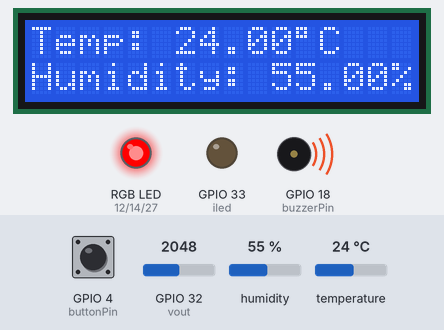
A program run on a simulated ESP32. On the bench: 16×2 character LCD, an RGB LED mixed from three pins (HIGH = lit), output pins drawn as LEDs (lit = HIGH), buzzer (waves = sounding, pin HIGH). Inputs (shaded band) come from the test bench; at power-on: GPIO 4 (buttonPin) HIGH, GPIO 32 (vout) = 2048, humidity 55 %, temperature 24 °C. What the program prints to the serial monitor is not drawn.

Above: at 1.7 s.
1.8 s: GPIO 4 (buttonPin) pulled LOW for 1.3 s
At 2.9 s:
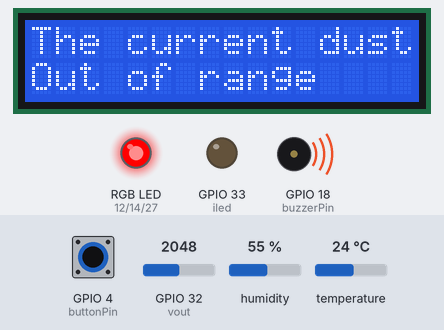
7.3 s: GPIO 32 (vout) set to 2866
11.5 s: GPIO 32 (vout) set to 3603
At 15.6 s:
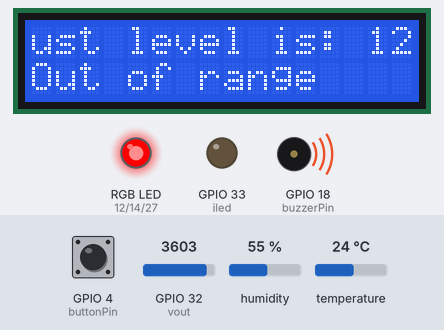
15.7 s: GPIO 32 (vout) set to 1228
At 16.8 s:
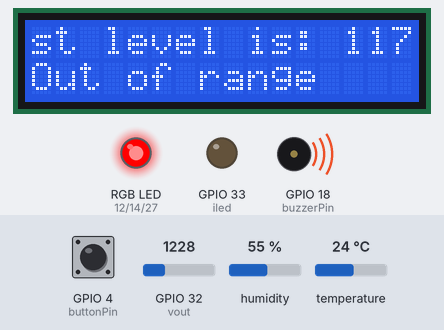
19.9 s: GPIO 32 (vout) set to 4095
At 21.1 s:
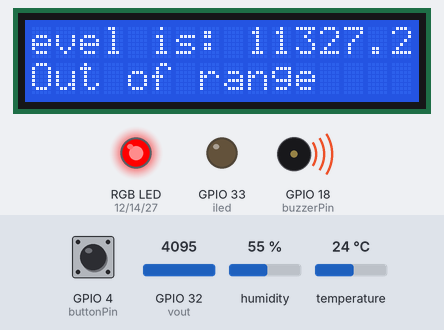
24.1 s: GPIO 32 (vout) set to 491
At 25.3 s:
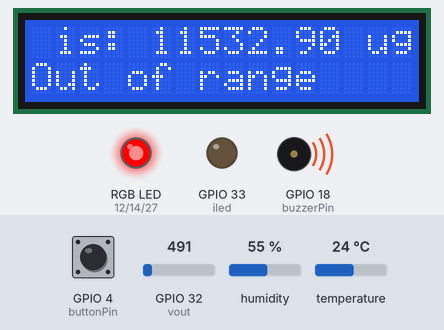
Timing chart, 0 to 27.1 s (numbered marks = the images above; inputs shaded):
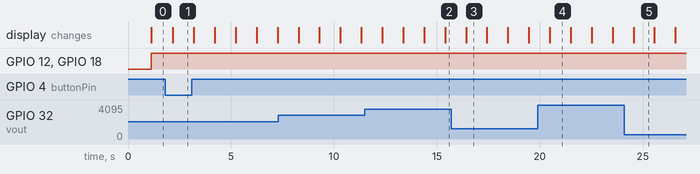

The program:

main.cpp
```cpp
#include <Arduino.h>
#include <Adafruit_Sensor.h>
#include <DHT.h>
#include <DHT_U.h>
#include <LiquidCrystal_I2C.h>
#include <SPI.h>
#include <Wire.h>
#include <WiFi.h>
#include <HTTPClient.h>
#include <vector>
#include "Measure.h"

#define DHTPIN 13 // Digital pin connected to the DHT sensor
#define buttonPin 4
#define buzzerPin 18
#define DHTTYPE DHT11       // DHT 11
#define COV_RATIO 0.1       // ug/mmm / mv
#define NO_DUST_VOLTAGE 200 // mv
#define SYS_VOLTAGE 3300

const int redPin = 12;   // Pin connected to the red diode
const int greenPin = 14; // Pin connected to the green diode
const int bluePin = 27;  // Pin connected to the blue diode

const char *ssid = "Kamil";
const char *password = "rijp1020";
const char *serverURL = "https://weathermeasure.azurewebsites.net/api/measurment";
String postPayload = "{\"DeviceName\":\"ESP32\",";
String payloadTemplate = "{\"DeviceName\":\"ESP32\",";

HTTPClient http;
TaskHandle_t AverageTask;
TaskHandle_t SendTask;

using MeasurePtr = std::shared_ptr<Measure>;
std::vector<MeasurePtr> vector;
MeasurePtr averageMeasure;

unsigned long lastTime = 0;
unsigned long timerDelay = 60000;

DHT_Unified dht(DHTPIN, DHTTYPE);

uint32_t delayMS = 500;
LiquidCrystal_I2C lcd(0x3F, 16, 2);

/*Flags*/
bool isUpperPrinted = 0;
bool isLowerPrinted = false;
bool isDustOnTop = false;
bool isTempCleared = 0;
bool isDustCleared = 0;
bool isSending = 0;
int currentQuality = -1;
float prevTemp = 0.0;
float prevHum = 0.0;

const int iled = 33; // drive the led of sensor
const int vout = 32; // analog input

unsigned long lastDebounceTime = 0;
const unsigned long debounceDelay = 50;

float density, voltage;
int adcvalue;

//===========================================================================================

/*Function responsible for buzzer*/
void Buzzer(const float &value)
{
  if (value > 500)
  {
    digitalWrite(buzzerPin, HIGH);
  }
  else
    digitalWrite(buzzerPin, LOW);
}

/*Sets color on dide RGB*/
void RGB(const float &value)
{
  int red, blue, green;
  if (value > 500)
  {
    red = 255;
    blue = 0;
    green = 0;
  }
  else
  {
    red = map(value, 0, 500, 100, 255);
    green = map(value, 0, 500, 200, 0);
    blue = 0;
  }

  analogWrite(redPin, red);
  analogWrite(greenPin, green);
  analogWrite(bluePin, blue);
}

/*The text scrolling function on the LCD display*/
void scrollText(const String &text)
{
  static byte position = 0;
  String scrolledText = text.substring(position) + text.substring(0, position);
  position++;
  if (scrolledText.length() > 16)
    scrolledText = scrolledText.substring(0, 16);

  if (position >= text.length())
  {
    position = 0;
  }

  lcd.setCursor(0, 0);
  lcd.print(scrolledText);

  lcd.display();
}

/*Dust value printing function*/
void printDust(const String &text)
{
  static unsigned long previousMillis = 0;
  unsigned long currentMillis = millis();
  unsigned long interval = 750; // Time interval between scrolling

  if (currentMillis - previousMillis >= interval)
  {
    previousMillis = currentMillis;
    scrollText(text);
  }
}

/*Printing air quality*/
void printInterval(const String interval)
{
  lcd.setCursor(0, 1);
  lcd.print("                ");
  lcd.setCursor(0, 1);
  lcd.print(interval);
  lcd.display();
  Serial.println(interval);
}

/*Setting air quality*/
void setDustInterval(const float &val)
{
  if (val >= 0 && val < 36)
  {
    if (currentQuality != 0)
    {
      printInterval("Excellent air");
      currentQuality = 0;
    }
  }
  else if (val > 35 && val < 76)
  {
    if (currentQuality != 1)
    {
      printInterval("Good air");
      currentQuality = 1;
    }
  }
  else if (val > 75 && val < 116)
  {
    if (currentQuality != 2)
    {
      printInterval("Average air");
      currentQuality = 2;
    }
  }
  else if (val > 115 && val < 151)
  {
    if (currentQuality != 3)
    {
      printInterval("Light pollution");
      currentQuality = 3;
    }
  }
  else if (val > 150 && val < 251)
  {
    if (currentQuality != 3)
    {
      printInterval("Mid pollution");
      currentQuality = 3;
    }
  }
  else if (val > 250 && val < 501)
  {
    if (currentQuality != 4)
    {
      printInterval("Heavy pollution");
      currentQuality = 4;
    }
  }
  else
  {
    if (currentQuality != 5)
    {
      printInterval("Out of range");
      currentQuality = 5;
    }
  }
}

/*Filtering dust sensor readings*/
int Filter(int m)
{
  static int flag_first = 0, _buff[12], sum;
  const int _buff_max = 12;
  int i;

  if (flag_first == 0)
  {
    flag_first = 1;
    for (i = 0, sum = 0; i < _buff_max; i++)
    {
      _buff[i] = m;
      sum += _buff[i];
    }
    return m;
  }
  else
  {
    sum -= _buff[0];
    for (i = 0; i < (_buff_max - 1); i++)
    {
      _buff[i] = _buff[i + 1];
    }
    _buff[11] = m;
    sum += _buff[11];

    i = sum / 10.0;
    return i;
  }
}

/*Reading dust value from sensor*/
float dustSensor()
{
  digitalWrite(iled, HIGH);
  delayMicroseconds(280);
  adcvalue = analogRead(vout);
  digitalWrite(iled, LOW);

  adcvalue = Filter(adcvalue);

  voltage = (SYS_VOLTAGE / 1024.0) * adcvalue * 11;

  if (voltage >= NO_DUST_VOLTAGE)
  {
    voltage -= NO_DUST_VOLTAGE;

    density = voltage * COV_RATIO;
  }
  else
    density = 26.8;

  return density;
}

/*Function called when dust value is printed on display*/
void DustOnTop(float &dust)
{
  float dustValue = dustSensor();

  String textToPrint = "The current dust level is: " + String(dustValue, 2) + " ug/m3 ";

  setDustInterval(dustValue);
  RGB(dustValue);
  Buzzer(dustValue);
  printDust(textToPrint);
  dust = dustValue;
}

/*Function called when dust value is not printed on display*/
void DustOnBottom(float &dust)
{
  float dustValue = dustSensor();
  RGB(dustValue);
  Buzzer(dustValue);
  dust = dustValue;
}

/*Clearing display and setting flags*/
void clearDust()
{
  lcd.clear();
  currentQuality = -1;
  isTempCleared = 0;
  isDustCleared = 1;
}

//===========================================================================================

/*Function called when temperature value is printed on display*/
void TempOnTop(float &temp, float &hum)
{
  sensors_event_t event;
  dht.temperature().getEvent(&event);
  if (isnan(event.temperature) && !isUpperPrinted)
  {
    lcd.setCursor(0, 0);
    lcd.print(F("                "));
    lcd.setCursor(0, 0);
    lcd.print(F("Error temp"));
    lcd.display();
    isUpperPrinted = 1;
  }
  else if (prevTemp != event.temperature)
  {
    prevTemp = event.temperature;
    lcd.setCursor(0, 0);
    lcd.print(F("                "));
    lcd.setCursor(0, 0);
    lcd.print(F("Temp: "));
    lcd.print(prevTemp);
    lcd.print(F("\xDF"));
    lcd.print(F("C"));
    lcd.display();
    temp = prevTemp;
  }

  dht.humidity().getEvent(&event);
  if (isnan(event.relative_humidity) && !isLowerPrinted)
  {
    lcd.setCursor(0, 1);
    lcd.print(F("                "));
    lcd.setCursor(0, 1);
    lcd.print(F("Error humidity"));
    lcd.display();
    isLowerPrinted = 1;
  }
  else if (prevHum != event.relative_humidity)
  {
    prevHum = event.relative_humidity;
    lcd.setCursor(0, 1);
    lcd.print(F("                "));
    lcd.setCursor(0, 1);
    lcd.print(F("Humidity: "));
    lcd.print(prevHum);
    lcd.print(F("%"));
    lcd.display();
    hum = prevHum;
  }
}

/*Clearing display and setting flags*/
void clearTemp()
{
  lcd.clear();
  prevHum = 0.0f;
  prevTemp = 0.0f;
  isTempCleared = 1;
  isDustCleared = 0;
}

//===========================================================================================

/*Interruption function*/
void buttonInterrupt()
{
  unsigned long currentMillis = millis();
  if (currentMillis - lastDebounceTime > debounceDelay)
  {
    lastDebounceTime = currentMillis;
    isDustOnTop = !isDustOnTop;
  }
}

void connectToWifi()
{

  WiFi.mode(WIFI_STA); // Optional
  WiFi.begin(ssid, password);
  Serial.println("\nConnecting");

  while (WiFi.status() != WL_CONNECTED)
  {
    Serial.print(".");
    delay(100);
  }

  Serial.println("\nConnected to the WiFi network");
  Serial.print("Local ESP32 IP: ");
  Serial.println(WiFi.localIP());
}

void getAverageMeasure(std::vector<MeasurePtr> vector)
{
  if (vector.empty())
  {
    averageMeasure = std::make_shared<Measure>(0.0f, 0.0f, 0.0f);
  }
  float tmpTemp = 0.0f;
  float tmpHumi = 0.0f;
  float tmpDust = 0.0f;
  int i = 0;

  for (auto measure : vector)
  {
    tmpTemp += measure.get()->Temperature;
    tmpHumi += measure.get()->Humidity;
    tmpDust += measure.get()->Dust;
    i++;
  }
  averageMeasure = std::make_shared<Measure>(tmpTemp / i, tmpHumi / i, tmpDust / i);
  Serial.println(tmpDust / i);
  vector.clear();
}

void sendMeasureToDatabase(void *pvParameters)
{
  std::vector<MeasurePtr> *vectorPtr = static_cast<std::vector<MeasurePtr> *>(pvParameters);
  std::vector<MeasurePtr> &vector = *vectorPtr;
  connectToWifi();
  getAverageMeasure(vector);

  postPayload = postPayload + "\"Temperature\":" + averageMeasure.get()->Temperature + ", \"Humidity\" :" + averageMeasure.get()->Humidity + ",\"dustValue\":" + averageMeasure.get()->Dust + "}";

  http.begin(serverURL);
  http.addHeader("Content-Type", "application/json");

  int httpResponseCode = http.POST(postPayload);
  Serial.println(postPayload);

  if (httpResponseCode > 0)
  {
    Serial.println(httpResponseCode);
    String payload = http.getString();
  }
  else
  {
    Serial.println(httpResponseCode);
  }

  http.end();
  lastTime = millis();
  postPayload = payloadTemplate;
  isSending = 0;
  WiFi.disconnect();
  vTaskDelete(NULL);
}

void setup()
{
  Serial.begin(9600);
  dht.begin();
  lcd.init();
  lcd.backlight();
  Wire.begin();
  lcd.clear();
  attachInterrupt(digitalPinToInterrupt(buttonPin), buttonInterrupt, FALLING);

  pinMode(buttonPin, INPUT_PULLUP);
  pinMode(iled, OUTPUT);
  digitalWrite(iled, LOW);
  pinMode(vout, INPUT);

  pinMode(redPin, OUTPUT);
  pinMode(greenPin, OUTPUT);
  pinMode(bluePin, OUTPUT);
  pinMode(buzzerPin, OUTPUT);
}

void loop()
{
  delay(1000);
  float temp, hum, dust;

  if (!isDustOnTop)
  {
    if (!isTempCleared)
      clearTemp();
    TempOnTop(temp, hum);
    DustOnBottom(dust);
  }
  else
  {
    if (!isDustCleared)
      clearDust();
    DustOnTop(dust);
  }


  vector.push_back(std::make_shared<Measure>(prevTemp, prevHum, density));

  if ((millis() - lastTime) > timerDelay)
  {
    if (!isSending)
    {
      xTaskCreate(sendMeasureToDatabase, "SendToDataBase", 10000, &vector, 0, &SendTask);
      isSending = 1;
    }
  }
}
```

Measure.h
```cpp
class Measure
{

public:
    float Temperature;
    float Humidity;
    float Dust;

    Measure(float _temperature, float _humidity, float _dust)
        : Temperature(_temperature), Humidity(_humidity), Dust(_dust){}

};
```

Measured:
- after the input at 1.8 s, the display: changes after 0.38 s (image 1)
- what the display in image 3 shows lasts 1.0 s, from 16.4 s to 17.4 s
